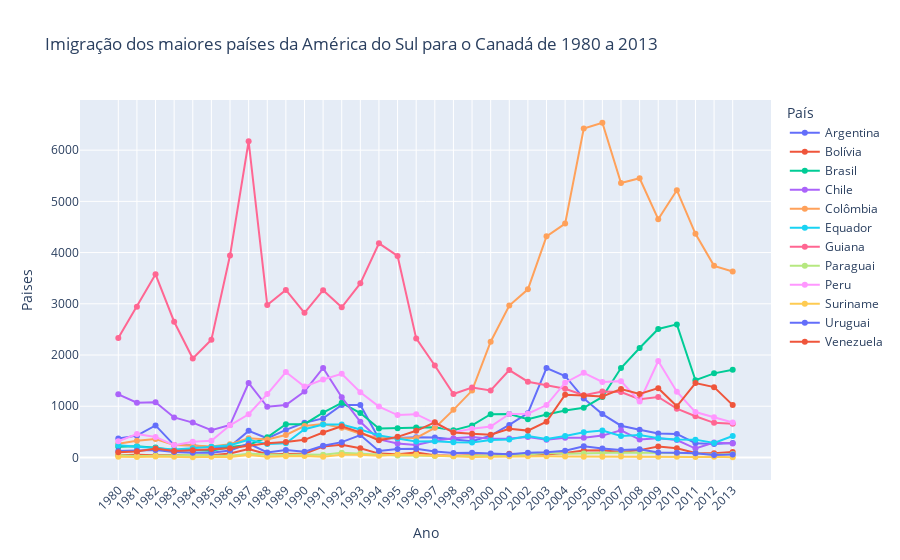

Here is the notebook cell this chart was saved with:
### Code cell
fig = px.line(america_sul_final, 
              x=america_sul_final.index, 
              y=america_sul_final.columns, 
              title="Imigração dos maiores países da América do Sul para o Canadá de 1980 a 2013",
              markers=True)

fig.update_layout(xaxis={"tickangle": -45},
                  xaxis_title="Ano",
                  yaxis_title="Paises")

fig.show()

### Figure 1 — Plotly figure (JSON) as saved in the notebook; plotly's stock layout.template omitted (floating-point values rounded to 4 significant figures)
{"data": [{"hovertemplate": "País=Argentina<br>index=%{x}<br>value=%{y}<extra></extra>", "legendgroup": "Argentina", "line": {"color": "#636efa", "dash": "solid"}, "marker": {"symbol": "circle"}, "mode": "lines+markers", "name": "Argentina", "orientation": "v", "showlegend": true, "type": "scatter", "x": ["1980", "1981", "1982", "1983", "1984", "1985", "1986", "1987", "1988", "1989", "1990", "1991", "1992", "1993", "1994", "1995", "1996", "1997", "1998", "1999", "2000", "2001", "2002", "2003", "2004", "2005", "2006", "2007", "2008", "2009", "2010", "2011", "2012", "2013"], "xaxis": "x", "y": [368, 426, 626, 241, 237, 196, 213, 519, 374, 538, 678, 763, 1023, 1022, 366, 380, 396, 391, 349, 318, 427, 635, 865, 1745, 1591, 1153, 847, 620, 540, 467, 459, 278, 263, 282], "yaxis": "y"}, {"hovertemplate": "País=Bolívia<br>index=%{x}<br>value=%{y}<extra></extra>", "legendgroup": "Bolívia", "line": {"color": "#EF553B", "dash": "solid"}, "marker": {"symbol": "circle"}, "mode": "lines+markers", "name": "Bolívia", "orientation": "v", "showlegend": true, "type": "scatter", "x": ["1980", "1981", "1982", "1983", "1984", "1985", "1986", "1987", "1988", "1989", "1990", "1991", "1992", "1993", "1994", "1995", "1996", "1997", "1998", "1999", "2000", "2001", "2002", "2003", "2004", "2005", "2006", "2007", "2008", "2009", "2010", "2011", "2012", "2013"], "xaxis": "x", "y": [44, 52, 42, 49, 38, 44, 79, 165, 63, 68, 71, 214, 247, 180, 75, 61, 96, 43, 33, 42, 33, 72, 57, 59, 85, 134, 139, 107, 143, 214, 180, 86, 83, 107], "yaxis": "y"}, {"hovertemplate": "País=Brasil<br>index=%{x}<br>value=%{y}<extra></extra>", "legendgroup": "Brasil", "line": {"color": "#00cc96", "dash": "solid"}, "marker": {"symbol": "circle"}, "mode": "lines+markers", "name": "Brasil", "orientation": "v", "showlegend": true, "type": "scatter", "x": ["1980", "1981", "1982", "1983", "1984", "1985", "1986", "1987", "1988", "1989", "1990", "1991", "1992", "1993", "1994", "1995", "1996", "1997", "1998", "1999", "2000", "2001", "2002", "2003", "2004", "2005", "2006", "2007", "2008", "2009", "2010", "2011", "2012", "2013"], "xaxis": "x", "y": [211, 220, 192, 139, 145, 130, 205, 244, 394, 650, 650, 877, 1066, 866, 566, 572, 586, 591, 531, 626, 845, 847, 745, 839, 917, 969, 1181, 1746, 2138, 2509, 2598, 1508, 1642, 1714], "yaxis": "y"}, {"hovertemplate": "País=Chile<br>index=%{x}<br>value=%{y}<extra></extra>", "legendgroup": "Chile", "line": {"color": "#ab63fa", "dash": "solid"}, "marker": {"symbol": "circle"}, "mode": "lines+markers", "name": "Chile", "orientation": "v", "showlegend": true, "type": "scatter", "x": ["1980", "1981", "1982", "1983", "1984", "1985", "1986", "1987", "1988", "1989", "1990", "1991", "1992", "1993", "1994", "1995", "1996", "1997", "1998", "1999", "2000", "2001", "2002", "2003", "2004", "2005", "2006", "2007", "2008", "2009", "2010", "2011", "2012", "2013"], "xaxis": "x", "y": [1233, 1069, 1078, 781, 681, 533, 633, 1454, 990, 1023, 1286, 1749, 1175, 697, 352, 273, 244, 325, 376, 397, 366, 369, 401, 347, 383, 384, 427, 530, 350, 375, 340, 174, 291, 273], "yaxis": "y"}, {"hovertemplate": "País=Colômbia<br>index=%{x}<br>value=%{y}<extra></extra>", "legendgroup": "Colômbia", "line": {"color": "#FFA15A", "dash": "solid"}, "marker": {"symbol": "circle"}, "mode": "lines+markers", "name": "Colômbia", "orientation": "v", "showlegend": true, "type": "scatter", "x": ["1980", "1981", "1982", "1983", "1984", "1985", "1986", "1987", "1988", "1989", "1990", "1991", "1992", "1993", "1994", "1995", "1996", "1997", "1998", "1999", "2000", "2001", "2002", "2003", "2004", "2005", "2006", "2007", "2008", "2009", "2010", "2011", "2012", "2013"], "xaxis": "x", "y": [266, 326, 360, 244, 235, 214, 257, 376, 352, 439, 614, 652, 582, 464, 375, 371, 381, 578, 929, 1306, 2259, 2965, 3283, 4318, 4566, 6424, 6535, 5357, 5452, 4652, 5218, 4366, 3741, 3631], "yaxis": "y"}, {"hovertemplate": "País=Equador<br>index=%{x}<br>value=%{y}<extra></extra>", "legendgroup": "Equador", "line": {"color": "#19d3f3", "dash": "solid"}, "marker": {"symbol": "circle"}, "mode": "lines+markers", "name": "Equador", "orientation": "v", "showlegend": true, "type": "scatter", "x": ["1980", "1981", "1982", "1983", "1984", "1985", "1986", "1987", "1988", "1989", "1990", "1991", "1992", "1993", "1994", "1995", "1996", "1997", "1998", "1999", "2000", "2001", "2002", "2003", "2004", "2005", "2006", "2007", "2008", "2009", "2010", "2011", "2012", "2013"], "xaxis": "x", "y": [238, 207, 184, 155, 179, 208, 240, 344, 265, 278, 552, 643, 644, 547, 431, 368, 310, 317, 295, 291, 342, 353, 418, 361, 417, 491, 525, 419, 437, 373, 353, 348, 282, 418], "yaxis": "y"}, {"hovertemplate": "País=Guiana<br>index=%{x}<br>value=%{y}<extra></extra>", "legendgroup": "Guiana", "line": {"color": "#FF6692", "dash": "solid"}, "marker": {"symbol": "circle"}, "mode": "lines+markers", "name": "Guiana", "orientation": "v", "showlegend": true, "type": "scatter", "x": ["1980", "1981", "1982", "1983", "1984", "1985", "1986", "1987", "1988", "1989", "1990", "1991", "1992", "1993", "1994", "1995", "1996", "1997", "1998", "1999", "2000", "2001", "2002", "2003", "2004", "2005", "2006", "2007", "2008", "2009", "2010", "2011", "2012", "2013"], "xaxis": "x", "y": [2334, 2943, 3575, 2650, 1932, 2299, 3942, 6174, 2977, 3270, 2824, 3266, 2932, 3399, 4181, 3935, 2324, 1795, 1238, 1366, 1308, 1707, 1479, 1410, 1341, 1215, 1286, 1277, 1137, 1180, 953, 804, 676, 656], "yaxis": "y"}, {"hovertemplate": "País=Paraguai<br>index=%{x}<br>value=%{y}<extra></extra>", "legendgroup": "Paraguai", "line": {"color": "#B6E880", "dash": "solid"}, "marker": {"symbol": "circle"}, "mode": "lines+markers", "name": "Paraguai", "orientation": "v", "showlegend": true, "type": "scatter", "x": ["1980", "1981", "1982", "1983", "1984", "1985", "1986", "1987", "1988", "1989", "1990", "1991", "1992", "1993", "1994", "1995", "1996", "1997", "1998", "1999", "2000", "2001", "2002", "2003", "2004", "2005", "2006", "2007", "2008", "2009", "2010", "2011", "2012", "2013"], "xaxis": "x", "y": [45, 26, 32, 40, 48, 36, 34, 72, 53, 48, 56, 51, 94, 75, 46, 39, 38, 30, 25, 34, 29, 34, 60, 88, 74, 75, 88, 98, 95, 88, 89, 83, 55, 66], "yaxis": "y"}, {"hovertemplate": "País=Peru<br>index=%{x}<br>value=%{y}<extra></extra>", "legendgroup": "Peru", "line": {"color": "#FF97FF", "dash": "solid"}, "marker": {"symbol": "circle"}, "mode": "lines+markers", "name": "Peru", "orientation": "v", "showlegend": true, "type": "scatter", "x": ["1980", "1981", "1982", "1983", "1984", "1985", "1986", "1987", "1988", "1989", "1990", "1991", "1992", "1993", "1994", "1995", "1996", "1997", "1998", "1999", "2000", "2001", "2002", "2003", "2004", "2005", "2006", "2007", "2008", "2009", "2010", "2011", "2012", "2013"], "xaxis": "x", "y": [317, 456, 401, 241, 306, 328, 628, 843, 1237, 1667, 1384, 1522, 1632, 1274, 993, 827, 845, 676, 493, 560, 603, 849, 855, 1023, 1460, 1653, 1473, 1490, 1094, 1884, 1283, 886, 787, 682], "yaxis": "y"}, {"hovertemplate": "País=Suriname<br>index=%{x}<br>value=%{y}<extra></extra>", "legendgroup": "Suriname", "line": {"color": "#FECB52", "dash": "solid"}, "marker": {"symbol": "circle"}, "mode": "lines+markers", "name": "Suriname", "orientation": "v", "showlegend": true, "type": "scatter", "x": ["1980", "1981", "1982", "1983", "1984", "1985", "1986", "1987", "1988", "1989", "1990", "1991", "1992", "1993", "1994", "1995", "1996", "1997", "1998", "1999", "2000", "2001", "2002", "2003", "2004", "2005", "2006", "2007", "2008", "2009", "2010", "2011", "2012", "2013"], "xaxis": "x", "y": [15, 10, 21, 12, 5, 16, 7, 46, 16, 24, 26, 13, 53, 51, 32, 58, 51, 35, 22, 11, 16, 22, 22, 22, 17, 15, 16, 20, 9, 12, 13, 11, 16, 4], "yaxis": "y"}, {"hovertemplate": "País=Uruguai<br>index=%{x}<br>value=%{y}<extra></extra>", "legendgroup": "Uruguai", "line": {"color": "#636efa", "dash": "solid"}, "marker": {"symbol": "circle"}, "mode": "lines+markers", "name": "Uruguai", "orientation": "v", "showlegend": true, "type": "scatter", "x": ["1980", "1981", "1982", "1983", "1984", "1985", "1986", "1987", "1988", "1989", "1990", "1991", "1992", "1993", "1994", "1995", "1996", "1997", "1998", "1999", "2000", "2001", "2002", "2003", "2004", "2005", "2006", "2007", "2008", "2009", "2010", "2011", "2012", "2013"], "xaxis": "x", "y": [128, 132, 146, 105, 90, 92, 137, 269, 99, 144, 111, 229, 299, 437, 125, 164, 171, 117, 87, 93, 75, 64, 91, 103, 130, 217, 175, 147, 160, 99, 93, 81, 47, 58], "yaxis": "y"}, {"hovertemplate": "País=Venezuela<br>index=%{x}<br>value=%{y}<extra></extra>", "legendgroup": "Venezuela", "line": {"color": "#EF553B", "dash": "solid"}, "marker": {"symbol": "circle"}, "mode": "lines+markers", "name": "Venezuela", "orientation": "v", "showlegend": true, "type": "scatter", "x": ["1980", "1981", "1982", "1983", "1984", "1985", "1986", "1987", "1988", "1989", "1990", "1991", "1992", "1993", "1994", "1995", "1996", "1997", "1998", "1999", "2000", "2001", "2002", "2003", "2004", "2005", "2006", "2007", "2008", "2009", "2010", "2011", "2012", "2013"], "xaxis": "x", "y": [103, 117, 174, 124, 142, 165, 179, 229, 279, 304, 344, 487, 610, 490, 334, 402, 520, 686, 489, 464, 443, 560, 524, 699, 1224, 1211, 1192, 1335, 1239, 1353, 998, 1452, 1373, 1022], "yaxis": "y"}], "layout": {"legend": {"title": {"text": "País"}, "tracegroupgap": 0}, "title": {"text": "Imigração dos maiores países da América do Sul para o Canadá de 1980 a 2013"}, "xaxis": {"anchor": "y", "domain": [0, 1], "tickangle": -45, "title": {"text": "Ano"}}, "yaxis": {"anchor": "x", "domain": [0, 1], "title": {"text": "Paises"}}}}
